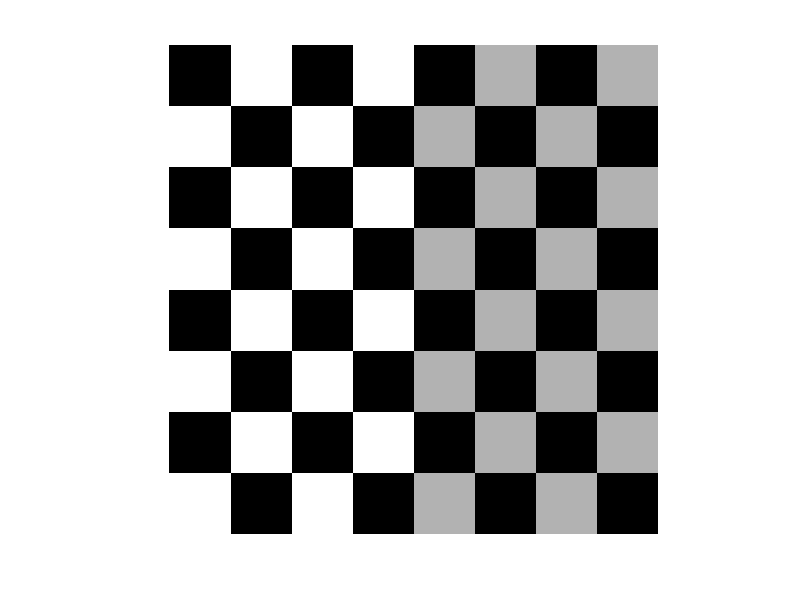
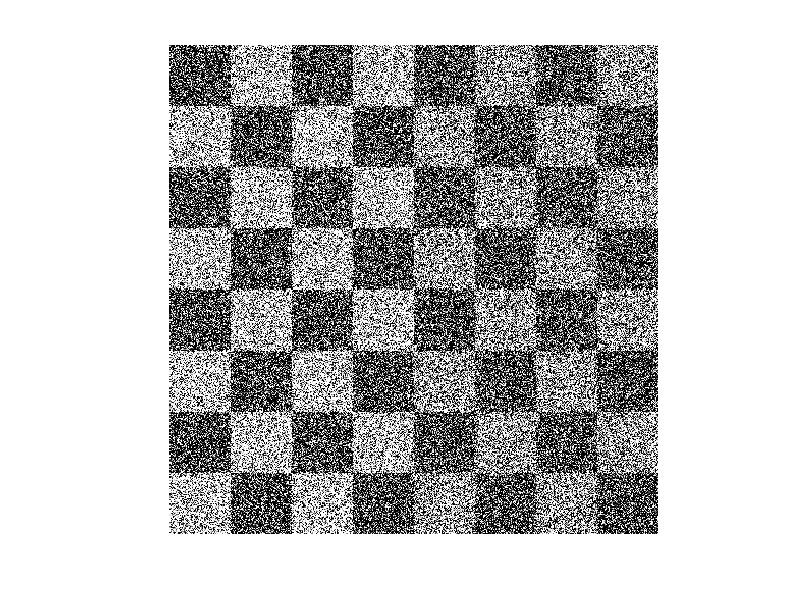
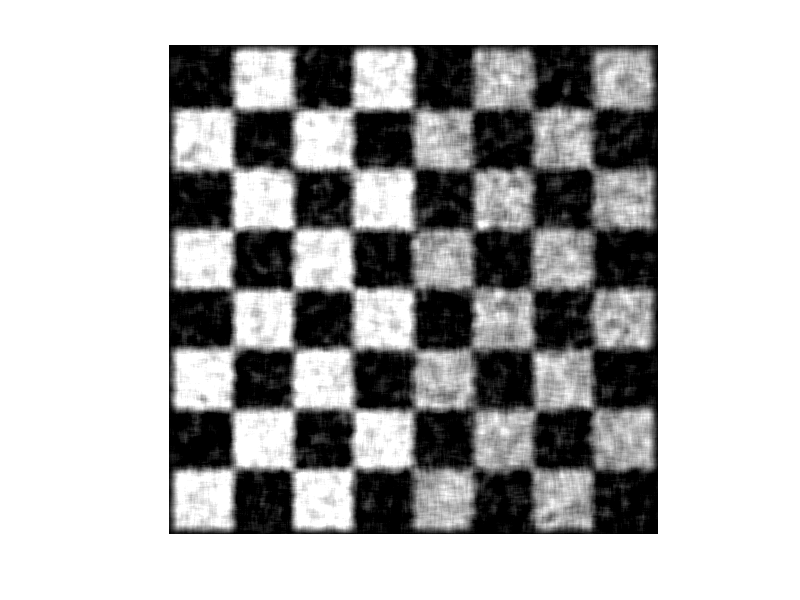
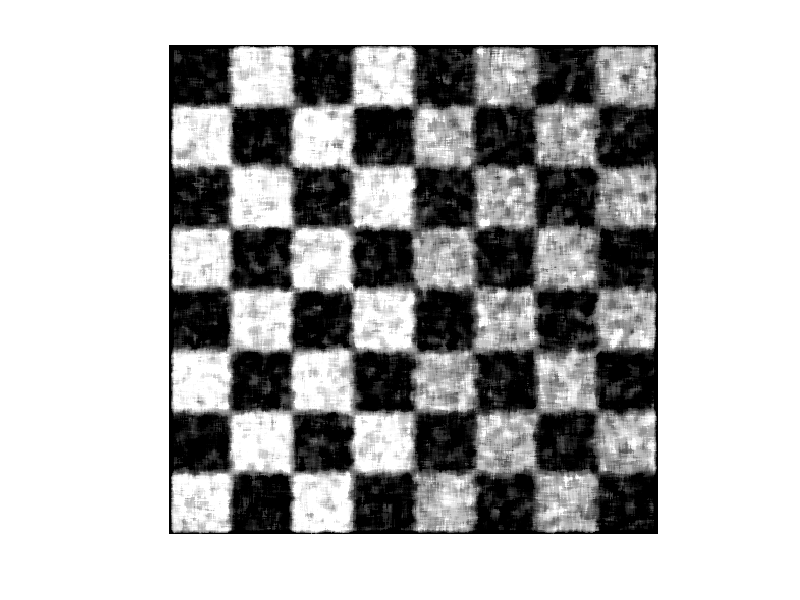

Write the MATLAB code that produced these figures, in order.
clc, clear all, close all; 

i=checkerboard(60,4,4);
x=randn(size(i));
z=i+x;
figure
imshow(i);
figure(2)
imshow(z)
h=fspecial('gaussian',10,10);
c=conv2(z,h);
figure(3)
imshow(c)
figure(4)
b=medfilt2(z,[9,9])
imshow(b)
